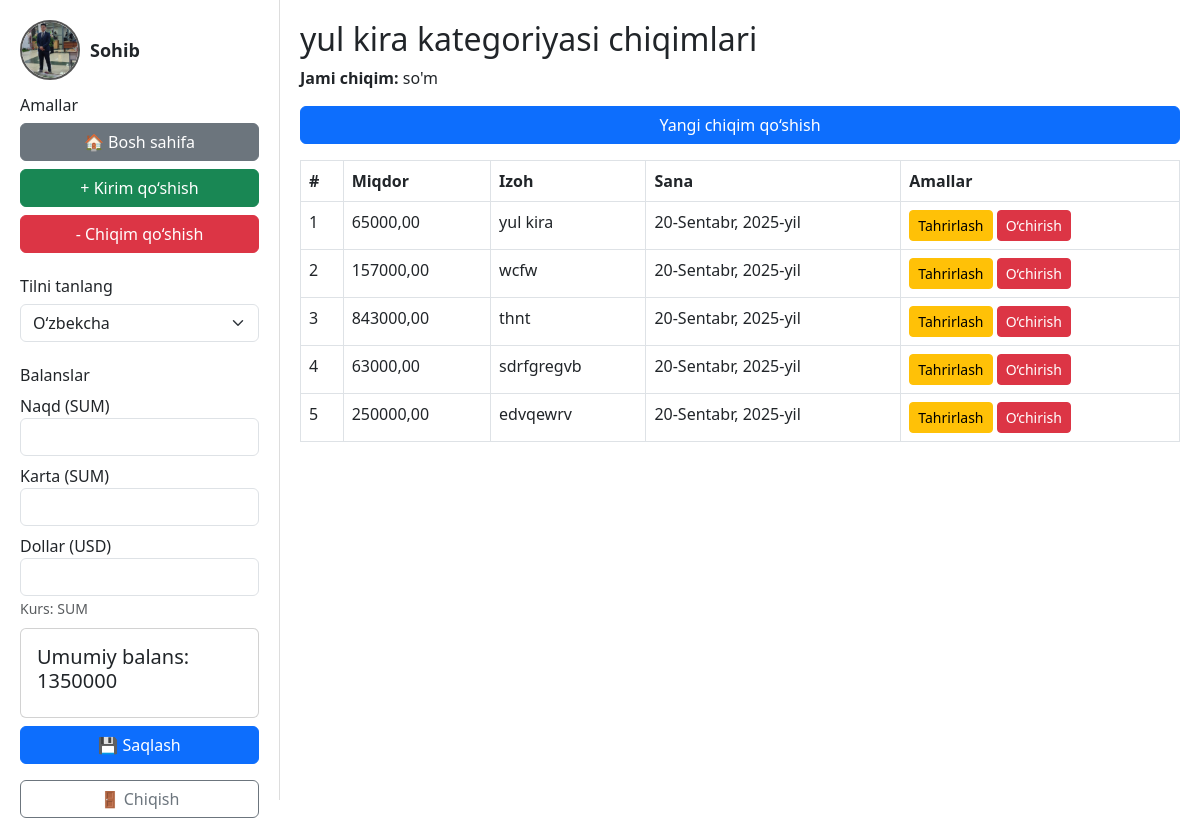
/finance/expense-categories/2/ (signed in), run on the app's committed database.
### users/models.py (models this page shows, shortened)
class CustomUser(AbstractUser):
    phone_number = models.CharField(max_length=20,null=True, blank=True)
    image = models.ImageField(upload_to='profiles/', null=True, blank=True)

### finance/models.py (models this page shows, shortened)
class ExpenseCategory(models.Model):
    user = models.ForeignKey(settings.AUTH_USER_MODEL, on_delete=models.CASCADE)
    name = models.CharField(max_length=50, unique=True)
    image = models.ImageField(
        upload_to="expense_images/",
        blank=True,
        null=True,
        default="expense_images/default.jpg"
    )

class Expense(models.Model):
    PAYMENT_CHOICES = (
        ('cash', _('Naqd')),
        ('card', _('Karta')),
        ('dollar', _('Dollar')),
    )
    user = models.ForeignKey(settings.AUTH_USER_MODEL, on_delete=models.CASCADE)
    category = models.ForeignKey(ExpenseCategory, on_delete=models.CASCADE)
    amount = models.DecimalField(max_digits=12, decimal_places=2)
    comment = models.TextField(blank=True, null=True)
    date = models.DateField(default=datetime.today)
    payment_method = models.CharField(max_length=10, choices=PAYMENT_CHOICES, default='cash')

### finance/views.py (the view)
# urls.py: path('expense-categories/<int:pk_e>/', views.expense_category_detail, name='expense_category_detail'),
@login_required
def expense_category_detail(request, pk_e):
    category = get_object_or_404(ExpenseCategory, pk=pk_e, user=request.user)
    expenses = category.expense_set.filter(user=request.user)
    return render(request, "expense_category_detail.html", {"category": category, "expenses": expenses})

### finance/context_processors.py (called while the page is built)
def user_balance(request):
    if request.user.is_authenticated:
        balance, created = UserBalance.objects.get_or_create(user=request.user)
        umumiy = (balance.cash or 0) + (balance.card or 0) + (balance.dollar or 0) * 12300
        return {
            "balance": balance,
            "umumiy_balans": number_format(umumiy, use_l10n=True, decimal_pos=0),
        }
    return {}

### templates/expense_category_detail.html
{% extends "base.html" %}
{% load i18n %}
{% block content %}
<h2>{{ category.name }} {% trans "kategoriyasi chiqimlari" %}</h2>
<p><strong>{% trans "Jami chiqim:" %}</strong> {{ total_expense }} {% trans "so'm" %}</p>
<a href="{% url 'add_expense' category.id %}" class="btn btn-primary mb-3">{% trans "Yangi chiqim qo‘shish" %}</a>
<table class="table table-bordered">
    <thead>
        <tr>
            <th>#</th>
            <th>{% trans "Miqdor" %}</th>
            <th>{% trans "Izoh" %}</th>
            <th>{% trans "Sana" %}</th>
            <th>{% trans "Amallar" %}</th>
        </tr>
    </thead>
    <tbody>
        {% for expense in expenses %}
        <tr>
            <td>{{ forloop.counter }}</td>
            <td>{{ expense.amount }}</td>
            <td>{{ expense.comment }}</td>
            <td>{{ expense.date }}</td>
            <td>
                <a href="{% url 'update_expense' expense.pk %}" class="btn btn-sm btn-warning">{% trans "Tahrirlash" %}</a>
                <a href="{% url 'delete_expense' expense.pk %}" class="btn btn-sm btn-danger">{% trans "O‘chirish" %}</a>
            </td>
        </tr>
        {% empty %}
        <tr>
            <td colspan="5">{% trans "Hozircha chiqim mavjud emas." %}</td>
        </tr>
        {% endfor %}
    </tbody>
</table>
{% endblock %}

### templates/base.html (shortened to what this page needs)
<!DOCTYPE html>
<html lang="{{ LANGUAGE_CODE }}">
<head>
    {% load humanize i18n %}
    <link href="https://cdn.jsdelivr.net/npm/bootstrap@5.3.0/dist/css/bootstrap.min.css" rel="stylesheet">
</head>
<body>
<div class="d-flex">
    <div class="sidebar">
        <div>
            <div class="d-flex align-items-center mb-3">
                {% if request.user.is_authenticated %}
                    <a href="{% url 'profile' %}" class="d-flex align-items-center text-decoration-none">
                        {% if request.user.image %}
                            <img src="{{ request.user.image.url }}" class="profile-pic">
                        {% else %}
                            <img src="https://via.placeholder.com/60" class="profile-pic">
                        {% endif %}
                        <span class="username">{{ request.user.username }}</span>
                    </a>
                {% else %}
                    <a href="{% url 'login' %}" class="d-flex align-items-center text-decoration-none">
                        <img src="https://via.placeholder.com/60" class="profile-pic">
                        <span class="username">{% trans "Mehmon" %}</span>
                    </a>
                {% endif %}
            </div>
            <div class="mb-4">
                <h6>{% trans "Amallar" %}</h6>
                <div class="d-grid gap-2">
                    <a href="{% url 'dashboard' %}" class="btn btn-secondary">🏠 {% trans "Bosh sahifa" %}</a>
                    <a href="{% url 'category_list' %}" class="btn btn-success">+ {% trans "Kirim qo‘shish" %}</a>
                    <a href="{% url 'expense_category_list' %}" class="btn btn-danger">- {% trans "Chiqim qo‘shish" %}</a>
                </div>
            </div>
            <div class="mb-4">
                <h6>{% trans "Tilni tanlang" %}</h6>
                <form method="post" action="{% url 'set_language' %}">
                    <select name="language" onchange="this.form.submit()" class="form-select">
                        <option value="uz" {% if request.LANGUAGE_CODE == 'uz' %}selected{% endif %}>O‘zbekcha</option>
                    </select>
                </form>
            </div>
            <h6>{% trans "Balanslar" %}</h6>
            <form method="post" action="{% url 'update_balance' %}">
                <div class="mb-2">
                    <label>{% trans "Naqd (SUM)" %}</label>
                    <input type="number" step="0.01" name="cash" class="form-control balance-card" value="{{ cash_amount }}">
                </div>
                <div class="mb-2">
                    <label>{% trans "Karta (SUM)" %}</label>
                    <input type="number" step="0.01" name="card" class="form-control balance-card" value="{{ card_amount }}">
                </div>
                <div class="mb-2">
                    <label>{% trans "Dollar (USD)" %}</label>
                    <input type="number" step="0.01" name="dollar" class="form-control balance-card" value="{{ dollar_amount }}">
                    <small class="text-muted">{% trans "Kurs" %}: {{ dollar_to_sum|intcomma }} SUM</small>
                </div>
                <div class="card p-3">
                    <h5>{% trans "Umumiy balans" %}: {{ umumiy_balans }}</h5>
                </div>
                <button type="submit" class="btn btn-primary w-100 mt-2">💾 {% trans "Saqlash" %}</button>
            </form>
        </div>
        {% if request.user.is_authenticated %}
            <div class="mt-3">
                <form method="post" action="{% url 'logout' %}">
                    <button type="submit" class="btn btn-outline-secondary w-100">🚪 {% trans "Chiqish" %}</button>
                </form>
            </div>
        {% else %}
            <div class="mt-3">
                <a href="{% url 'login' %}" class="btn btn-primary w-100">🔑 {% trans "Login" %}</a>
            </div>
        {% endif %}
    </div>
    <div class="content">
        {% block content %}{% endblock %}
    </div>
</div>
</body>
</html>

### templates/base.html (style rules this page uses)
body { margin: 0; padding: 0; }
.sidebar { width: 280px; height: 100vh; border-right: 1px solid #ddd; padding: 20px; display: flex; flex-direction: column; justify-content: space-between; }
.profile-pic { width: 60px; height: 60px; border-radius: 50%; object-fit: cover; border: 2px solid #555; }
.username { font-weight: bold; margin-left: 10px; font-size: 18px; }
.content { flex-grow: 1; padding: 20px; display: flex; flex-direction: column; }
a { color: inherit; text-decoration: none; }

### data on the page
CustomUser: user.image (picture), user.username "Sohib"
ExpenseCategory: name "yul kira"
Expense: amount "65000,00", comment "yul kira", date "20-Sentabr, 2025-yil"
Expense: amount "157000,00", comment "wcfw", date "20-Sentabr, 2025-yil"
Expense: amount "843000,00", comment "thnt", date "20-Sentabr, 2025-yil"
Expense: amount "63000,00", comment "sdrfgregvb", date "20-Sentabr, 2025-yil"
Expense: amount "250000,00", comment "edvqewrv", date "20-Sentabr, 2025-yil"

### other printed values
{{ umumiy_balans }} "1350000"
